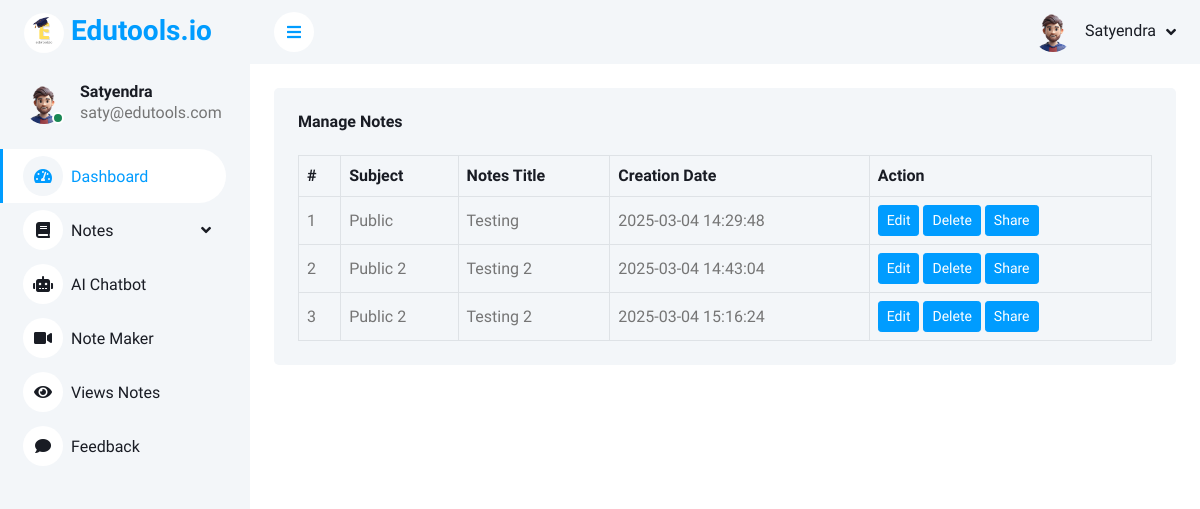
The page /user/manage-notes.php (signed in) on the database its author committed.
### tables this page shows
CREATE TABLE `tbluser` (
  `ID` int(5) NOT NULL,
  `FullName` varchar(250) DEFAULT NULL,
  `MobileNumber` bigint(10) DEFAULT NULL,
  `Email` varchar(250) DEFAULT NULL,
  `Password` varchar(250) DEFAULT NULL,
  `RegDate` timestamp NULL DEFAULT current_timestamp()
);

CREATE TABLE `tblnotes` (
  `ID` int(5) NOT NULL,
  `UserID` int(5) DEFAULT NULL,
  `Subject` varchar(250) DEFAULT NULL,
  `NotesTitle` varchar(250) DEFAULT NULL,
  `NotesDecription` longtext DEFAULT NULL,
  `File1` varchar(250) DEFAULT NULL,
  `File2` varchar(250) DEFAULT NULL,
  `File3` varchar(255) DEFAULT NULL,
  `File4` varchar(250) DEFAULT NULL,
  `CreationDate` timestamp NULL DEFAULT current_timestamp(),
  `UpdationDate` timestamp NULL DEFAULT NULL ON UPDATE current_timestamp()
);

### user/manage-notes.php (the view, shortened to what this page needs)
<?php
include('includes/dbconnection.php');
if (strlen($_SESSION['ocasuid']==0)) {
  header('location:logout.php');
  } else{
?>
<!DOCTYPE html>
<html lang="en">
<head>
    <link href="https://cdnjs.cloudflare.com/ajax/libs/font-awesome/5.10.0/css/all.min.css" rel="stylesheet">
    <link href="https://cdn.jsdelivr.net/npm/bootstrap-icons@1.4.1/font/bootstrap-icons.css" rel="stylesheet">
    <link href="lib/owlcarousel/assets/owl.carousel.min.css" rel="stylesheet">
    <link href="lib/tempusdominus/css/tempusdominus-bootstrap-4.min.css" rel="stylesheet" />
    <link href="css/bootstrap.min.css" rel="stylesheet">
    <link href="css/style.css" rel="stylesheet">
</head>
<body>
    <div class="container-fluid position-relative bg-white d-flex p-0">
        <?php include_once('includes/sidebar.php');?>
        <div class="content">
            <?php include_once('includes/header.php');?>
                    <div class="container-fluid pt-4 px-4">
                <div class="bg-light text-center rounded p-4">
                    <div class="d-flex align-items-center justify-content-between mb-4">
                        <h6 class="mb-0">Manage Notes</h6>
                    </div>
                    <div class="table-responsive">
                        <table class="table text-start align-middle table-bordered table-hover mb-0">
                            <thead>
                                <tr class="text-dark">
                                    <th scope="col">#</th>
                                    <th scope="col">Subject</th>
                                    <th scope="col">Notes Title</th>
                                    <th scope="col">Creation Date</th>
                                    <th scope="col">Action</th>
                                </tr>
                            </thead>
                            <tbody>
                                <tr>
                                    <?php
                                    $ocasuid=$_SESSION['ocasuid'];
$sql="SELECT * from tblnotes where UserID=:ocasuid";
$query = $dbh -> prepare($sql);
$query->bindParam(':ocasuid',$ocasuid,PDO::PARAM_STR);
$query->execute();
$results=$query->fetchAll(PDO::FETCH_OBJ);
$cnt=1;
if($query->rowCount() > 0)
{
foreach($results as $row)
{               ?>
                                    <td><?php echo htmlentities($cnt);?></td>
                                    <td><?php  echo htmlentities($row->Subject);?></td>
                                    <td><?php  echo htmlentities($row->NotesTitle);?></td>
                                    <td><?php  echo htmlentities($row->CreationDate);?></td>
                                    <td>
                                        <a class="btn btn-sm btn-primary" href="edit-notes.php?editid=<?php echo htmlentities ($row->ID);?>">Edit</a>
                                        <a class="btn btn-sm btn-primary" href="manage-notes.php?delid=<?php echo ($row->ID);?>"  onclick="return confirm('Do you really want to Delete ?');">Delete</a>
                                        <button class="btn btn-sm btn-primary" onclick="shareNote('<?php echo htmlentities($row->ID);?>')">Share</button>
                                    </td>
                                </tr><?php $cnt=$cnt+1;}} ?>
                            </tbody>
                        </table>
                    </div>
                </div>
            </div>
        </div>
    </div>
</body>
</html><?php }  ?>

### user/includes/sidebar.php (shortened to what this page needs)
<div class="sidebar pe-4 pb-3" style="font-family: 'Heebo', sans-serif;">
    <nav class="navbar bg-light navbar-light">
        <a href="dashboard.php" class="navbar-brand mx-4 mb-3">
            <h3 class="text-primary">
                <img src="img/edu_logo1.png" alt="logo" style="width: 40px; height: 40px; border-radius: 50%;">
                Edutools.io
            </h3>
        </a>
        <div class="d-flex align-items-center ms-4 mb-4">
            <div class="position-relative">
                <img class="rounded-circle" src="img/about.png" alt="" style="width: 40px; height: 40px;">
                <div class="bg-success rounded-circle border border-2 border-white position-absolute end-0 bottom-0 p-1"></div>
            </div>
            <div class="ms-3">
                <?php
                $uid = $_SESSION['ocasuid'];
                $sql = "SELECT * from  tbluser where ID=:uid";
                $query = $dbh->prepare($sql);
                $query->bindParam(':uid', $uid, PDO::PARAM_STR);
                $query->execute();
                $results = $query->fetchAll(PDO::FETCH_OBJ);
                $cnt = 1;
                if ($query->rowCount() > 0) {
                    foreach ($results as $row) { ?>
                        <h6 class="mb-0"><?php echo $row->FullName; ?></h6>
                        <span><?php echo $row->Email; ?></span><?php $cnt = $cnt + 1;
                                                            }
                                                        } ?>
            </div>
        </div>
        <div class="navbar-nav w-100 text-start">
            <a href="dashboard.php" class="nav-item nav-link active"><i class="fa fa-tachometer-alt me-2"></i>Dashboard</a>
            <div class="nav-item dropdown">
                <a href="#" class="nav-link dropdown-toggle" data-bs-toggle="dropdown"><i class="fa fa-book me-2"></i>Notes</a>
                <a href="chatbot.php" class="nav-item nav-link "><i class="fa fa-robot me-2"></i>AI Chatbot</a>
                <a href="youtube.php" class="nav-item nav-link "><i class="fa fa-video me-2"></i>Note Maker</a>
                <a href="/123/notes.php" class="nav-item nav-link "><i class="fa fa-eye me-2"></i>Views Notes</a>
                <a href="/123/feedback_form.php" class="nav-item nav-link "><i class="fa fa-comment me-2"></i>Feedback</a>
            </div>
        </div>
    </nav>
</div>

### user/includes/header.php (shortened to what this page needs)
<nav class="navbar navbar-expand bg-light navbar-light sticky-top px-4 py-0">
    <a href="dashboard.php" class="sidebar-toggler flex-shrink-0">
        <i class="fa fa-bars"></i>
    </a>
    <div class="navbar-nav align-items-center ms-auto">
        <div class="nav-item dropdown">
            <a href="#" class="nav-link dropdown-toggle" data-bs-toggle="dropdown">
                <img class="rounded-circle me-lg-2" src="img/about.png" alt="" style="width: 40px; height: 40px;">
                <?php
                $uid = $_SESSION['ocasuid'];
                $sql = "SELECT * from  tbluser where ID=:uid";
                $query = $dbh->prepare($sql);
                $query->bindParam(':uid', $uid, PDO::PARAM_STR);
                $query->execute();
                $results = $query->fetchAll(PDO::FETCH_OBJ);
                $cnt = 1;
                if ($query->rowCount() > 0) {
                    foreach ($results as $row) {               ?>
                        <span class="d-none d-lg-inline-flex"><?php echo $row->FullName; ?></span><?php $cnt = $cnt + 1;
                                                                                                }
                                                                                            } ?>
            </a>
        </div>
    </div>
</nav>

### user/css/style.css (style rules this page uses)
:root { --primary: #009CFF; --light: #F3F6F9; --dark: #191C24; }
.btn { transition: .5s; }
.btn.btn-primary { color: #FFFFFF; }
.sidebar { position: fixed; top: 0; left: 0; bottom: 0; width: 250px; height: 100vh; overflow-y: auto; background: var(--light); transition: 0.5s; z-index: 999; font-family: 'Heebo', sans-serif; }
.content { margin-left: 250px; min-height: 100vh; background: #FFFFFF; transition: 0.5s; font-family: 'Heebo', sans-serif; }
@media (min-width: 992px) { .sidebar { margin-left: 0; } }
@media (min-width: 992px) { .content { width: calc(100% - 250px); } }
@media (min-width: 992px) { .sidebar-toggler { display: none; } }
.sidebar .navbar .navbar-nav .nav-link { padding: 7px 20px; color: var(--dark); font-weight: 500; border-left: 3px solid var(--light); border-radius: 0 30px 30px 0; outline: none; }
.sidebar .navbar .navbar-nav .nav-link:hover, .sidebar .navbar .navbar-nav .nav-link.active { color: var(--primary); background: #FFFFFF; border-color: var(--primary); }
.sidebar .navbar .navbar-nav .nav-link i { width: 40px; height: 40px; display: inline-flex; align-items: center; justify-content: center; background: #FFFFFF; border-radius: 40px; }
.sidebar .navbar .navbar-nav .nav-link:hover i, .sidebar .navbar .navbar-nav .nav-link.active i { background: var(--light); }
.sidebar .navbar .dropdown-toggle::after { position: absolute; top: 15px; right: 15px; border: none; content: "\f107"; font-family: "Font Awesome 5 Free"; font-weight: 900; transition: .5s; }
.content .navbar .navbar-nav .nav-link { margin-left: 25px; padding: 12px 0; color: var(--dark); outline: none; }
.content .navbar .sidebar-toggler, .content .navbar .navbar-nav .nav-link i { width: 40px; height: 40px; display: inline-flex; align-items: center; justify-content: center; background: #FFFFFF; border-radius: 40px; }
.content .navbar .dropdown-toggle::after { margin-left: 6px; vertical-align: middle; border: none; content: "\f107"; font-family: "Font Awesome 5 Free"; font-weight: 900; transition: .5s; }

### rows shown on the page
tbluser: FullName "Satyendra", Email "saty@edutools.com"
tblnotes: Subject "Public", NotesTitle "Testing", CreationDate "2025-03-04 14:29:48"
tblnotes: Subject "Public 2", NotesTitle "Testing 2", CreationDate "2025-03-04 14:43:04"
tblnotes: Subject "Public 2", NotesTitle "Testing 2", CreationDate "2025-03-04 15:16:24"
